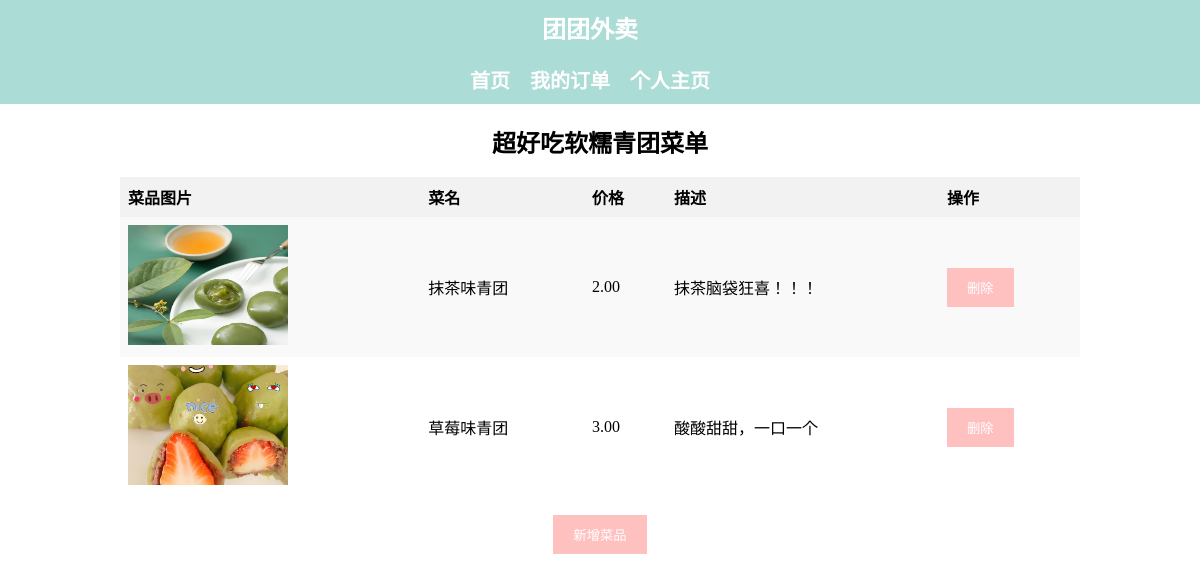
Screenshot of /团团外卖/html/商家页面.php (signed in) with the database file from the repository.
### tables this page shows
CREATE TABLE `merchants` (
  `merchantID` int(11) NOT NULL,
  `merchantName` varchar(50) DEFAULT NULL,
  `description` text DEFAULT NULL,
  `address` varchar(100) DEFAULT NULL,
  `password` varchar(20) NOT NULL
);

CREATE TABLE `foods` (
  `foodID` int(11) NOT NULL,
  `foodName` varchar(50) DEFAULT NULL,
  `price` decimal(5,2) DEFAULT NULL,
  `merchantID` int(11) DEFAULT NULL,
  `photo` varchar(128) DEFAULT NULL,
  `description` text DEFAULT NULL
);

### 团团外卖/html/商家页面.php (the view, shortened to what this page needs)
<?php
$connection = mysqli_connect("localhost", "root", "", "takeout");
$merchantID = $_SESSION['merchantID'];
$query0 = "SELECT * FROM merchants where merchantID=$merchantID";
$result0 = mysqli_query($connection, $query0);
$row0 = mysqli_fetch_assoc($result0);
$merchantName = $row0['merchantName'];
?>
<!DOCTYPE html>
<html>
<head>
  <link rel="stylesheet" href="../css/zystyle.css">
  <link rel="stylesheet" href="../css/ddstyle.css">
</head>
<body>
    <header>
        <nav>
          <h1>团团外卖</h1>
          <ul>
          <li><a href="商家页面.php">首页</a></li>
            <li><a href="商家订单.php">我的订单</a></li>
            <li><a href="商家个人主页.php">个人主页</a></li>
          </ul>
        </nav>
      </header>
    <div class="container">
        <center><h2><?php echo $merchantName ?>菜单</h2>
        <br>
        <table id="menu-table">
            <thead>
                <tr>
                    <th>菜品图片</th>
                    <th>菜名</th>
                    <th>价格</th>
                    <th>描述</th>
                    <th>操作</th>
                </tr>
            </thead>
            <tbody id="menu-body">
              <?php
                $query = "SELECT * FROM foods where merchantID=$merchantID";
                $result = mysqli_query($connection, $query);
                $path = '../photo/';
                while ($row = mysqli_fetch_assoc($result)) {
                  $file =  $row['photo']  ;
                  echo "<tr>";
                  echo "<td><img src='{$path}$file' alt=''  width='160' height='120'></td>";
                  echo "<td>" . $row['foodName'] . "</td>";
                  echo "<td>" . $row['price'] . "</td>";
                  echo "<td>" . $row['description'] . "</td>";
                  echo "<td>
                            <form method='post' action='../php/delete_food.php'>
                                <input type='hidden' name='foodID' value='" . $row['foodID'] . "'>
                                <input type='hidden' name='merchantID' value='" . $row['merchantID'] . "'>
                                <input type='hidden' name='price' value='" . $row['price'] . "'>
                                <input type='hidden' name='description' value='" . $row['description'] . "'>
                                <button type='submit' name='delete_item'>删除</button>
                            </form>
                        </td>";
                  echo "</tr>";
                }
              ?>
            </tbody>
        </table>
        <br>
        <button onclick="showAddForm()">新增菜品</button>
      </center>
    </div>
</body>
</html>

### 团团外卖/css/zystyle.css (style rules this page uses)
* { margin: 0; padding: 0; box-sizing: border-box; }
header { background-color: #abdcd6; padding: 10px; display: flex; align-items: center; justify-content: center; }
nav h1 { color: white; font-size: 24px; font-weight: bold; margin-right: 20px; }
nav ul { list-style-type: none; display: flex; }
nav ul li { margin-right: 20px; }
nav ul li:nth-child(-n+4) a { font-weight: bold; font-size: 20px; color: white; }
.container { max-width: 1000px; margin: 0 auto; padding: 20px; }
h1 { text-align: center; margin-bottom: 20px; }
button { background-color: #ffc0c0; color: white; border: none; padding: 10px 20px; cursor: pointer; }

### 团团外卖/css/ddstyle.css (style rules this page uses)
table { border-collapse: collapse; width: 100%; }
th { background-color: #f2f2f2; font-weight: bold; text-align: left; padding: 8px; }
td { padding: 8px; }
tr:nth-child(odd) { background-color: #f9f9f9; }
a { text-decoration: none; color: #333; }

### rows the page displays
merchants: merchantName "超好吃软糯青团"
foods: photo (picture), foodName "抹茶味青团", price "2.00", description "抹茶脑袋狂喜！！！"
foods: photo (picture), foodName "草莓味青团", price "3.00", description "酸酸甜甜，一口一个"
